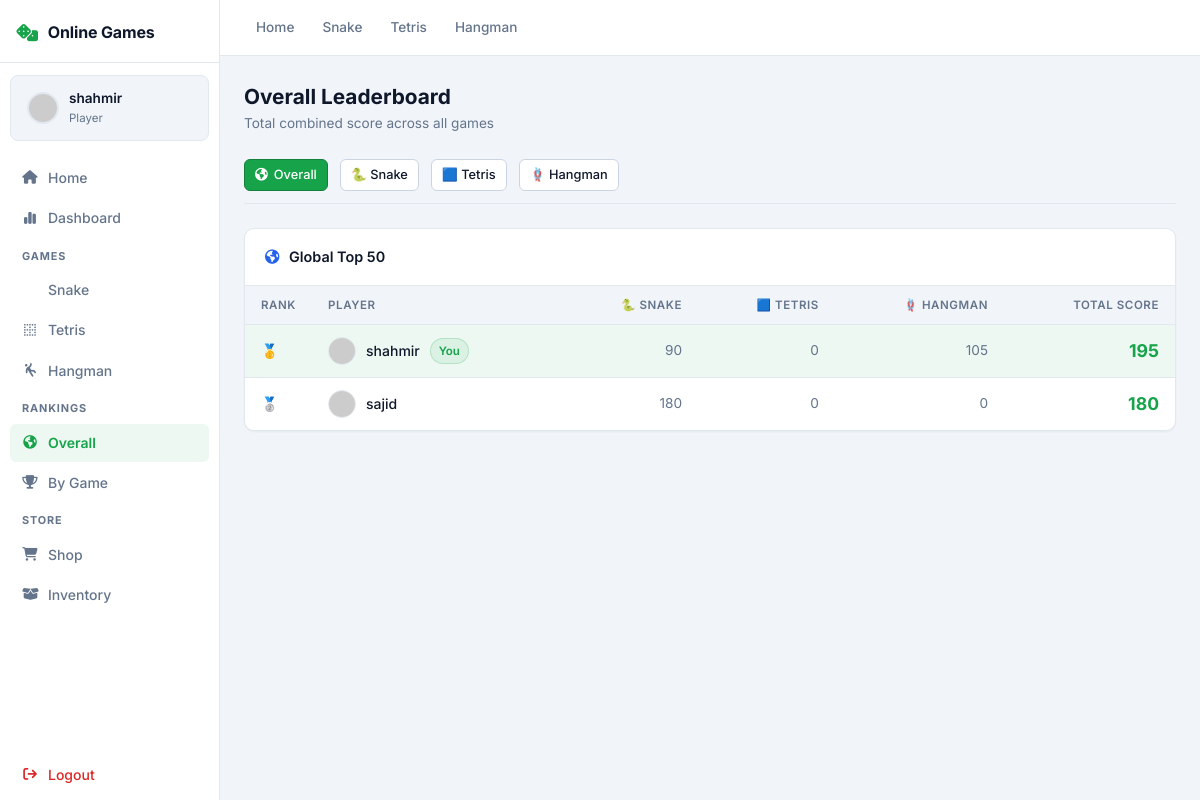
Page /game/leaderboard/overall (signed in) on the committed database.
### tables this page shows
CREATE TABLE USERS (
    id INTEGER PRIMARY KEY AUTOINCREMENT,
    username TEXT NOT NULL UNIQUE,
    email TEXT NOT NULL UNIQUE,
    password_hash TEXT NOT NULL,
    role TEXT NOT NULL DEFAULT 'player' CHECK (role IN ('player', 'admin')),
    created_at TEXT NOT NULL DEFAULT CURRENT_TIMESTAMP
);

### routes/game.py (the view)
@game_bp.route("/leaderboard/overall")
def leaderboard_overall():
    db = get_db()
    rows = db.execute(
        """
        SELECT u.username, SUM(sub.best) AS total_score,
               MAX(CASE WHEN sub.game_type = 'snake' THEN sub.best ELSE 0 END) as snake_score,
               MAX(CASE WHEN sub.game_type = 'tetris' THEN sub.best ELSE 0 END) as tetris_score,
               MAX(CASE WHEN sub.game_type = 'hangman' THEN sub.best ELSE 0 END) as hangman_score
        FROM (
            SELECT user_id, game_type, MAX(score) AS best FROM SCORES GROUP BY user_id, game_type
        ) sub
        JOIN USERS u ON u.id = sub.user_id
        GROUP BY sub.user_id
        ORDER BY total_score DESC
        LIMIT 50
        """
    ).fetchall()
    return render_template("game/leaderboard_overall.html", leaderboard=rows)

### app.py (called while the page is built)
def register_database(app: Flask) -> None:
    def get_db() -> sqlite3.Connection:
        if "db" not in g:
            g.db = sqlite3.connect(app.config["DATABASE"])
            g.db.row_factory = sqlite3.Row
        return g.db
    def close_db(_error=None) -> None:
        db = g.pop("db", None)
        if db is not None:
            db.close()
    def init_db() -> None:
        db = get_db()
        with app.open_resource("schema.sql") as schema_file:
            db.executescript(schema_file.read().decode("utf-8"))
        db.commit()
    app.teardown_appcontext(close_db)
    app.extensions["get_db"] = get_db
    app.extensions["init_db"] = init_db

### routes/game.py (called while the page is built)
def get_db():
    return current_app.extensions["get_db"]()

### templates/game/leaderboard_overall.html (shortened to what this page needs)
{% extends "base.html" %}
{% block content %}
<div style="display:flex; justify-content:space-between; align-items:center; margin-bottom:24px;">
    <div>
        <h2 style="font-size:1.3rem; font-weight:700;">Overall Leaderboard</h2>
        <p style="color:var(--text-muted); font-size:0.85rem; margin:0;">Total combined score across all games</p>
    </div>
</div>
<div style="display:flex; gap:12px; margin-bottom:24px; border-bottom:1px solid var(--border-color); padding-bottom:12px;">
    <a href="{{ url_for('game.leaderboard_overall') }}" class="btn btn-sm btn-primary"><i class="fa-solid fa-earth-americas"></i> Overall</a>
    <a href="{{ url_for('game.leaderboard', g='snake') }}" class="btn btn-sm btn-secondary">🐍 Snake</a>
    <a href="{{ url_for('game.leaderboard', g='tetris') }}" class="btn btn-sm btn-secondary">🟦 Tetris</a>
    <a href="{{ url_for('game.leaderboard', g='hangman') }}" class="btn btn-sm btn-secondary">🪢 Hangman</a>
</div>
<div class="table-container">
    <div class="table-header-row">
        <h3><i class="fa-solid fa-earth-americas" style="color:var(--accent-blue); margin-right:6px;"></i> Global Top 50</h3>
    </div>
    <table>
        <thead>
            <tr>
                <th style="width:60px;">Rank</th>
                <th>Player</th>
                <th style="text-align:right;">🐍 Snake</th>
                <th style="text-align:right;">🟦 Tetris</th>
                <th style="text-align:right;">🪢 Hangman</th>
                <th style="text-align:right;">Total Score</th>
            </tr>
        </thead>
        <tbody>
            {% for row in leaderboard %}
            <tr {% if row['username'] == session.get('username') %}class="highlight-row"{% endif %}>
                <td class="rank-col">
                    {% if loop.index == 1 %}🥇
                    {% elif loop.index == 2 %}🥈
                    {% elif loop.index == 3 %}🥉
                    {% else %}{{ loop.index }}{% endif %}
                </td>
                <td>
                    <div style="display:flex; align-items:center; gap:10px;">
                        <img src="https://api.dicebear.com/7.x/bottts/svg?seed={{ row['username'] }}&backgroundColor=f0fdf4" alt="" style="width:28px;height:28px;border-radius:50%;border:1px solid var(--border-color);">
                        <span style="font-weight:500;">{{ row['username'] }}</span>
                        {% if row['username'] == session.get('username') %}
                        <span class="badge badge-green">You</span>
                        {% endif %}
                    </div>
                </td>
                <td style="text-align:right; color:var(--text-muted); font-size:0.85rem;">{{ row['snake_score'] }}</td>
                <td style="text-align:right; color:var(--text-muted); font-size:0.85rem;">{{ row['tetris_score'] }}</td>
                <td style="text-align:right; color:var(--text-muted); font-size:0.85rem;">{{ row['hangman_score'] }}</td>
                <td class="score-col" style="font-size:1.1rem;">{{ row['total_score'] }}</td>
            </tr>
            {% else %}
            <tr><td colspan="6" style="text-align:center; color:var(--text-muted); padding:32px;">No scores yet. Start playing!</td></tr>
            {% endfor %}
        </tbody>
    </table>
</div>
{% endblock %}

### templates/base.html (shortened to what this page needs)
<!DOCTYPE html>
<html lang="en">
<head>
    <link rel="stylesheet" href="https://cdnjs.cloudflare.com/ajax/libs/font-awesome/6.4.0/css/all.min.css">
    <link rel="stylesheet" href="{{ url_for('static', filename='css/style.css') }}">
</head>
<body>
{% if session.get('user_id') %}
<div class="app-shell">
    <aside class="sidebar">
        <div class="brand">
            <i class="fa-solid fa-dice"></i>
            <span>Online Games</span>
        </div>
        <div class="pilot-card">
            <div class="pilot-avatar">
                <img src="https://api.dicebear.com/7.x/bottts/svg?seed={{ session.get('username', 'P') }}&backgroundColor=f0fdf4" alt="avatar">
            </div>
            <div class="pilot-info">
                <div class="pilot-name">{{ session.get('username', 'Player') }}</div>
                <div class="pilot-rank">Player</div>
            </div>
        </div>
        <nav class="side-nav">
            <a href="{{ url_for('game.lobby') }}" class="{% if request.endpoint == 'game.lobby' %}active{% endif %}">
                <i class="fa-solid fa-house"></i> Home
            </a>
            <a href="{{ url_for('game.dashboard') }}" class="{% if request.endpoint == 'game.dashboard' %}active{% endif %}">
                <i class="fa-solid fa-chart-simple"></i> Dashboard
            </a>
            <div style="padding: 8px 12px 4px; font-size:0.68rem; font-weight:700; letter-spacing:0.08em; text-transform:uppercase; color:var(--text-muted);">Games</div>
            <a href="{{ url_for('game.play') }}" class="{% if request.endpoint == 'game.play' %}active{% endif %}">
                 Snake
            </a>
            <a href="{{ url_for('game.tetris') }}" class="{% if request.endpoint == 'game.tetris' %}active{% endif %}">
                <i class="fa-solid fa-border-none"></i> Tetris
            </a>
            <a href="{{ url_for('game.hangman') }}" class="{% if request.endpoint == 'game.hangman' %}active{% endif %}">
                <i class="fa-solid fa-person-falling"></i> Hangman
            </a>
            <div style="padding: 8px 12px 4px; font-size:0.68rem; font-weight:700; letter-spacing:0.08em; text-transform:uppercase; color:var(--text-muted);">Rankings</div>
            <a href="{{ url_for('game.leaderboard_overall') }}" class="{% if request.endpoint == 'game.leaderboard_overall' %}active{% endif %}">
                <i class="fa-solid fa-earth-americas"></i> Overall
            </a>
            <a href="{{ url_for('game.leaderboard', game_type='snake') }}" class="{% if request.endpoint == 'game.leaderboard' and request.args.get('g') == 'snake' %}active{% endif %}">
                <i class="fa-solid fa-trophy"></i> By Game
            </a>
            <div style="padding: 8px 12px 4px; font-size:0.68rem; font-weight:700; letter-spacing:0.08em; text-transform:uppercase; color:var(--text-muted);">Store</div>
            <a href="{{ url_for('shop.shop_home') }}" class="{% if request.endpoint == 'shop.shop_home' %}active{% endif %}">
                <i class="fa-solid fa-cart-shopping"></i> Shop
            </a>
            <a href="{{ url_for('shop.inventory') }}" class="{% if request.endpoint == 'shop.inventory' %}active{% endif %}">
                <i class="fa-solid fa-box-open"></i> Inventory
            </a>
            <div class="nav-spacer"></div>
            <a href="{{ url_for('auth.logout') }}" class="logout-link">
                <i class="fa-solid fa-arrow-right-from-bracket"></i> Logout
            </a>
        </nav>
    </aside>
    <div class="content-shell">
        <header class="shell-topbar">
            <nav class="top-nav">
                <a href="{{ url_for('game.lobby') }}" class="{% if request.endpoint == 'game.lobby' %}active{% endif %}">Home</a>
                <a href="{{ url_for('game.play') }}" class="{% if request.endpoint == 'game.play' %}active{% endif %}">Snake</a>
                <a href="{{ url_for('game.tetris') }}" class="{% if request.endpoint == 'game.tetris' %}active{% endif %}">Tetris</a>
                <a href="{{ url_for('game.hangman') }}" class="{% if request.endpoint == 'game.hangman' %}active{% endif %}">Hangman</a>
            </nav>
        </header>
        <main class="shell-main">
{% endif %}
        {% block content %}{% endblock %}
        </main>
    </div>
</div>
</body>
</html>

### rows in the picture
USERS: get "shahmir", username "shahmir", shows "You", snake_score "90", tetris_score "0", hangman_score "105", total_score "195"
USERS: username "sajid", snake_score "180", tetris_score "0", hangman_score "0", total_score "180"
